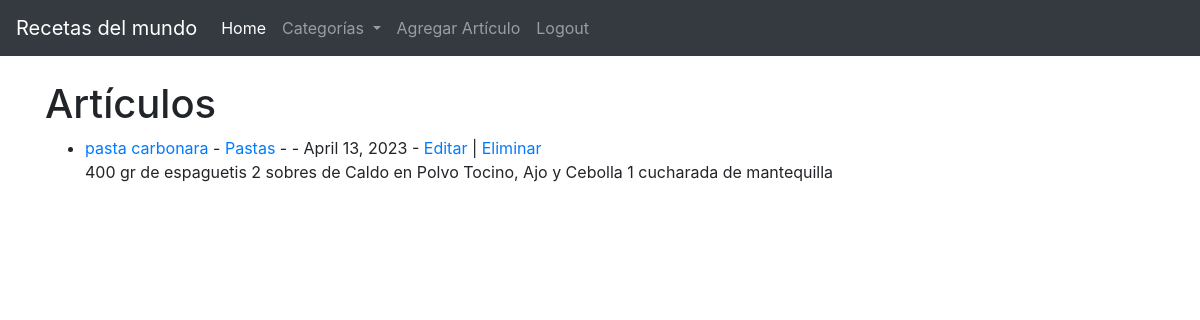
/ (signed in), run on the app's committed database.
### myblog/models.py (models this page shows, shortened)
class Post(models.Model):
    titulo = models.CharField(max_length=50)
    titulo_tag = models.CharField(max_length=40, default="Travel Blog!")
    autor = models.ForeignKey(User, on_delete=models.CASCADE)
    cuerpo = models.TextField()
    fechapost = models.DateField(auto_now_add=True)
    categorias = models.CharField( max_length=15, default='EEUU')

### myblog/views.py (the view)
# urls.py: path('', HomeView.as_view(), name = "home"),
class HomeView(ListView):
    model = Post
    template_name = 'home.html'
    ordering = ['-fechapost']
    def get_context_data(self, *args, **kwargs):
        cat_menu = Categorias.objects.all()
        context = super(HomeView, self).get_context_data(*args, **kwargs)
        context['cat_menu'] = cat_menu
        return context

### myblog/models.py (called while the page is built)
    def __str__(self):
        return self.name

### myblog/templates/home.html (shortened to what this page needs)
{% extends 'base.html' %}
{% block contenido_cambia %}
<h1>Artículos</h1>
<ul>
{% for post in object_list %}
    <li><a href="{% url 'articulodetalle' post.pk %}"> {{ post.titulo }} <a/> - <a href="{% url 'categorias' post.categorias %}"> {{ post.categorias }}</a>
        - {{ post.autor.first_name }}
        - {{ post.fechapost }}
        {% if user.is_authenticated %}
            {% if user.id == post.autor.id %}
                - <a href="{% url 'editar_post' post.pk %}">Editar</a> |
                <a href="{% url 'eliminar_post' post.pk %}">Eliminar</a>
            {% endif %}
        {% endif %}
        <br/>
    {{ post.cuerpo | slice:"100" | safe }}</li>
{% endfor %}
</ul>
{% for post in object_list %}
    {{ item }} <br/>
{% endfor %}
{% endblock %}

### data on the page
Post: titulo "pasta carbonara", categorias "Pastas", fechapost "April 13, 2023", shows "Editar", cuerpo "400 gr de espaguetis 2 sobres de Caldo en Polvo Tocino, Ajo y Cebolla 1 cucharada de mantequilla"
